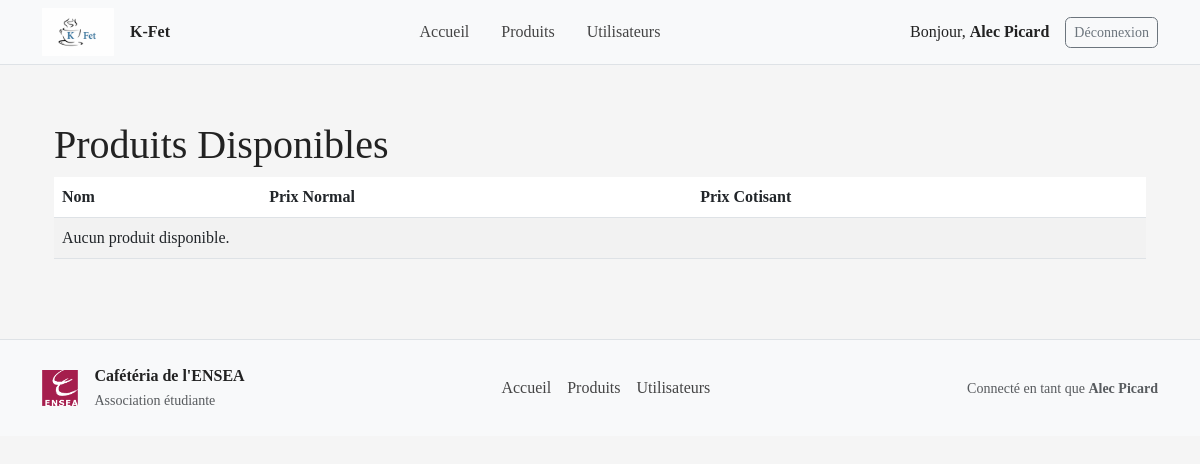
The page /products/ (signed in) on the database as committed earlier.
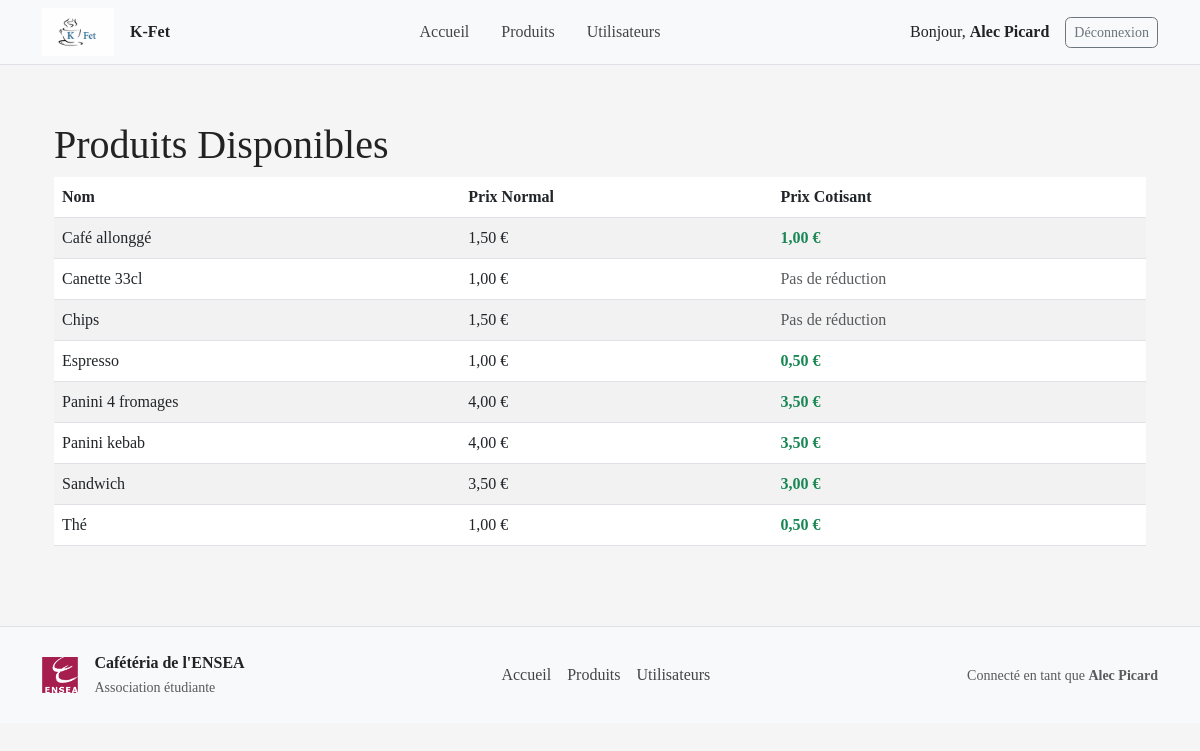
The same page on the database as committed later.
### cafeteria_app/models.py (models this page shows, shortened)
class Product(models.Model):
    name = models.CharField(max_length=255, unique=True)
    price = models.FloatField(validators=[MinValueValidator(0)])
    available = models.BooleanField(default=True)
    has_subscriber_discount = models.BooleanField(
        default=False,
        help_text="Appliquer une réduction de 0.50€ pour les étudiants cotisants"
    )
    @property
    def subscriber_price(self):
        if self.has_subscriber_discount:
            return max(0, self.price - 0.50)
        return self.price
    class Meta:
        ordering = ['name']

### cafeteria_app/views.py (the view)
# urls.py: path('products/', views.product_list, name='product_list'),
@login_required
def product_list(request):
    products = Product.objects.filter(available=True).order_by('name')
    return render(request, 'product_list.html', {'products': products})

### cafeteria_app/templates/product_list.html (shortened to what this page needs)
{% extends 'base.html' %}
{% block content %}
    <div class="container mt-3">
        <h1>Produits Disponibles</h1>
        <table class="table table-striped">
            <thead>
                <tr>
                    <th>Nom</th>
                    <th>Prix Normal</th>
                    <th>Prix Cotisant</th>
                </tr>
            </thead>
            <tbody>
                {% for product in products %}
                    <tr>
                        <td>{{ product.name }}</td>
                        <td>{{ product.price|floatformat:2 }} €</td>
                        <td>
                            {% if product.has_subscriber_discount %}
                                <strong class="text-success">{{ product.subscriber_price|floatformat:2 }} €</strong>
                            {% else %}
                                <span class="text-muted">Pas de réduction</span>
                            {% endif %}
                        </td>
                    </tr>
                {% empty %}
                    <tr><td colspan="3">Aucun produit disponible.</td></tr>
                {% endfor %}
            </tbody>
        </table>
    </div>
{% endblock %}

Rows that differ between the two databases and show on the page:
added Product: name "Café allonggé", price "1,50", subscriber_price "1,00"
added Product: name "Canette 33cl", price "1,00", has_subscriber_discount "Pas de réduction"
added Product: name "Chips", price "1,50", has_subscriber_discount "Pas de réduction"
added Product: name "Espresso", price "1,00", subscriber_price "0,50"
added Product: name "Panini 4 fromages", price "4,00", subscriber_price "3,50"
added Product: name "Panini kebab", price "4,00", subscriber_price "3,50"
added Product: name "Sandwich", price "3,50", subscriber_price "3,00"
added Product: name "Thé", price "1,00", subscriber_price "0,50"
Other text that changed with them:
text no longer shown: "Aucun produit disponible."
